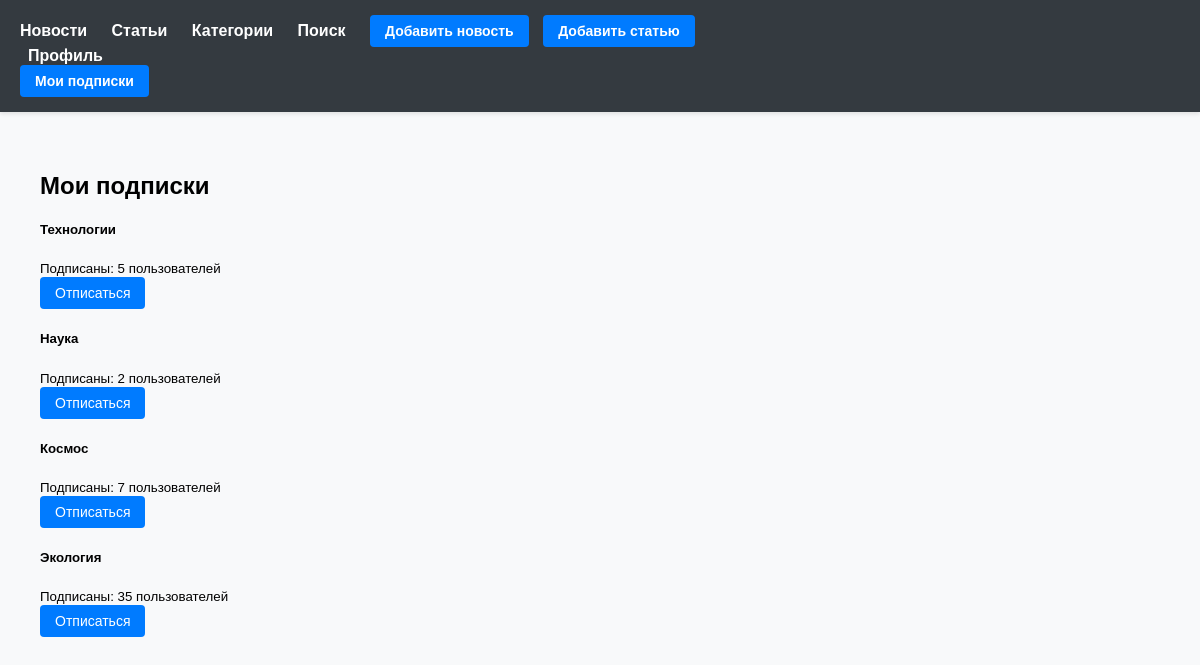
Screenshot of /news/subscriptions/ (signed in) with the database file from the repository.
### NewsPortal/models.py (models this page shows, shortened)
class Category(models.Model):
    name = models.CharField(max_length=100, unique=True)
    subscribers = models.ManyToManyField(User, related_name='subscribed_categories', blank=True)

### NewsPortal/views.py (the view)
# urls.py: path('subscriptions/', views.my_subscriptions, name='my_subscriptions'),
@login_required
def my_subscriptions(request):
    try:
        subscriber = Subscriber.objects.get(user=request.user)
        categories = subscriber.categories.all()
    except Subscriber.DoesNotExist:
        categories = []
    return render(request, 'my_subscriptions.html', {
        'categories': categories
    })

### NewsPortal/context_processors.py (called while the page is built)
def site_info(request):
    return {
        'SITE_NAME': getattr(settings, 'SITE_NAME', 'News Portal'),
        'SITE_URL': getattr(settings, 'SITE_URL', 'localhost:8000'),
    }

def site_settings(request):
    return {
        'SITE_NAME': settings.SITE_NAME,
        'SITE_URL': settings.SITE_URL,
    }

def social_login_buttons(request):
    return {
        'social_login_buttons': mark_safe(
            '<a href="/accounts/yandex/login/?process=login" class="btn yandex-btn">'
            '<img src="https://upload.wikimedia.org/wikipedia/commons/thumb/9/91/Yandex_icon.svg/512px-Yandex_icon'
            '.svg.png"'
            'alt="Yandex" width="20"> Войти через Yandex'
            '</a>'
        )
    }

### NewsPortal/templatetags/auth_filters.py (called while the page is built)
@register.filter(name='in_group')
def in_group(user, group_name):
    return user.groups.filter(name=group_name).exists()

### NewsPortal/templates/my_subscriptions.html
{% extends "default.html" %}
{% block content %}
<div class="container">
    <h2>Мои подписки</h2>
    {% if categories %}
        <div class="list-group">
            {% for category in categories %}
            <div class="list-group-item d-flex justify-content-between align-items-center">
                <div>
                    <h5>{{ category.name }}</h5>
                    <small>Подписаны: {{ category.subscribers.count }} пользователей</small>
                </div>
                <div>
                    <a href="{% url 'NewsPortal:unsubscribe_category' category.id %}"
                       class="btn btn-sm btn-danger">
                        Отписаться
                    </a>
                </div>
            </div>
            {% endfor %}
        </div>
    {% else %}
        <div class="alert alert-info">
            Вы пока не подписаны ни на одну категорию.
            <a href="{% url 'NewsPortal:category_list' %}">Найти категории</a>
        </div>
    {% endif %}
</div>
{% endblock %}

### NewsPortal/templates/default.html (style rules this page uses)
body { font-family: Arial, sans-serif; margin: 0; padding: 0; background-color: #f8f9fa; }
.container { padding: 20px; max-width: 1200px; margin: 0 auto; }
a { color: #007bff; text-decoration: none; }
.btn { display: inline-block; padding: 8px 15px; background: #007bff; color: white; border-radius: 4px; text-decoration: none; margin-right: 10px; font-size: 14px; border: none; cursor: pointer; transition: background 0.3s; }

### rows the page displays
Category: name "Технологии", subscribers.count "5"
Category: name "Наука", subscribers.count "2"
Category: name "Космос", subscribers.count "7"
Category: name "Экология", subscribers.count "35"
